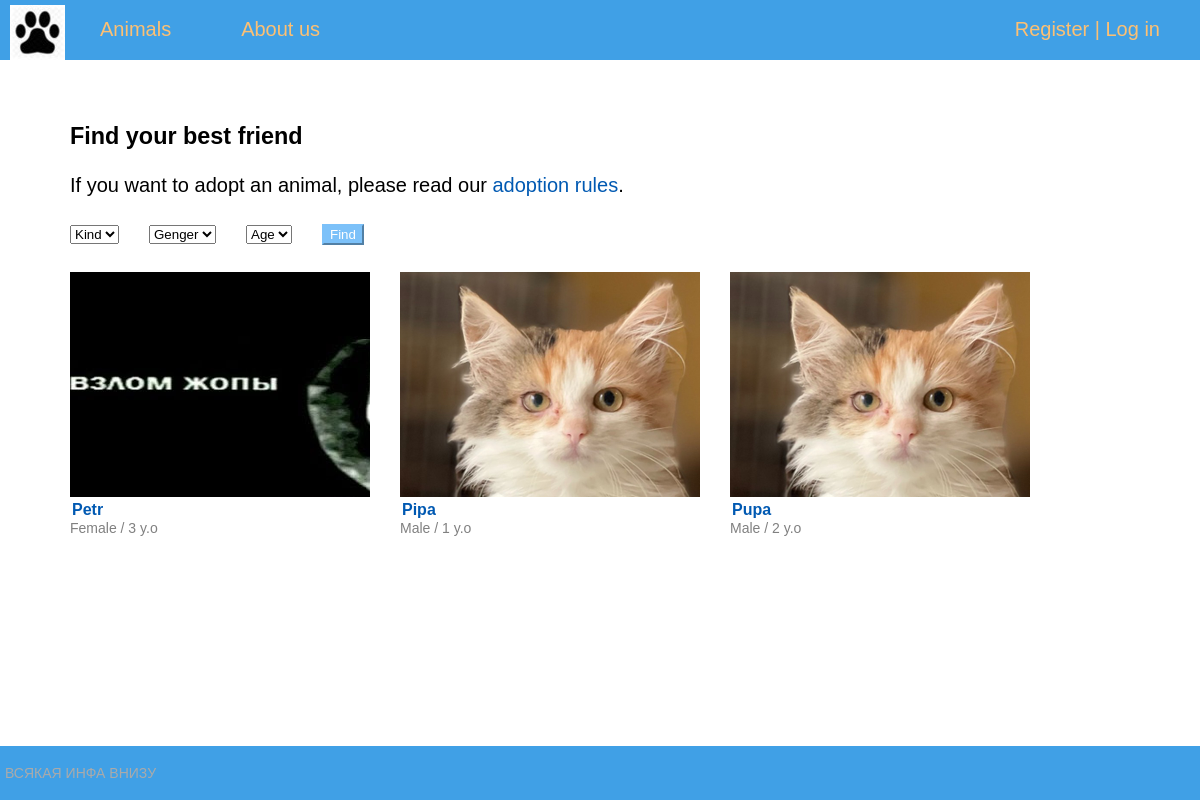
/animals/, run on the app's committed database.
### shelter/models.py (models this page shows, shortened)
class Animal(models.Model):
    name = models.CharField(max_length=30, default="")
    kind = models.CharField(max_length=15)
    breed = models.CharField(max_length=50)
    age = models.IntegerField(default="")
    color = models.CharField(max_length=50)
    gender = models.CharField(max_length=10)
    discription = models.TextField()
    photo = models.ImageField(upload_to='photos/%Y/%m/%d')
    added = models.DateTimeField(auto_now_add=True)
    edited = models.DateTimeField(auto_now=True)
    def get_absolute_url(self):
        return reverse('animal', kwargs={'animalid': self.pk})
    class Meta:
        ordering = ('-added',)

### shelter/views.py (the view, shortened to what this page needs)
# urls.py: path('animals/', AnimalList.as_view(), name='animals'),
class AnimalList(DataMixin, ListView):
    model = Animal
    template_name = 'shelter/animal.html'
    context_object_name = 'animal'
    def get(self, request, *args, **kwargs):
        f_kind = request.GET.get('kind', '')
        f_gender = request.GET.get('gender', '')
        f_age = request.GET.get('age', '')
        self.object_list = Animal.objects.all()
        if f_kind != '':
            if f_kind == 'cat':
                self.object_list = self.object_list.filter(kind='Cat')
            elif f_kind == 'dog':
                self.object_list = self.object_list.filter(kind='Dog')
        if f_gender != '':
            if f_gender == 'female':
                self.object_list = self.object_list.filter(gender='Female')
            elif f_gender == 'male':
                self.object_list = self.object_list.filter(gender='Male')
        context = self.get_context_data(object_list=self.object_list)
        return self.render_to_response(context)
    def get_context_data(self, *, object_list=None, **kwargs):
        context = super().get_context_data(**kwargs)
        context['title'] = "Animals"
        context['menu'] = menu
        return context

### shelter/templates/shelter/animal.html (shortened to what this page needs)
{% extends 'shelter/base.html' %}
{% block content %}
<div class="container">
    <div id="filters">
        <h3>Find your best friend</h3>
        <p>If you want to adopt an animal, please read our <a class="link-rules" href="">adoption rules</a>.</p>
        <form action="" method="get">
            <div class="row">
                <div class="animal_filters">
                    <select class="form-control" name="kind">
                        <option value="">Kind</option>
                    </select>
                </div>
                <div class="animal_filters">
                    <select class="form-control" name="gender">
                        <option value="">Genger</option>
                    </select>
                </div>
                <div class="animal_filters">
                    <select class="form-control" name="age">
                        <option value="">Age</option>
                    </select>
                </div>
                <div class="animal_filters">
                    <button type="submit" class="animal_btn">Find</button>
                </div>
            </div>
        </form>
    </div>
    <br>
    <div class="row">
    {% for a in animal %}
        <div class="animal-item">
            <a href="{{ a.get_absolute_url }}">
                <div class="animal-image-list">
                    <img src="{{ a.photo.url }}" alt="">
                </div>
                <div class="animal-description-">
                    <div class="animal-name-list ">
                        {{ a.name }}
                    </div>
                    <div class="animal-info-list">
                        {{ a.gender }} / {{ a.age }} y.o
                    </div>
                </div>
            </a>
        </div>
    {% endfor %}
    </div>
</div>
{% endblock content %}

### shelter/static/shelter/css/styles.css (style rules this page uses)
html, body { font-family: 'Arial'; margin: 0; padding: 0; height: 100%; width: 100%; color: #444; }
a { color: #0059b2; text-decoration: none; }
img { max-width: 600px; height: auto; }
.container { width: 100%; padding-right: 15px; padding-left: 15px; margin-right: auto; margin-left: auto; }
div.animal_filters { margin: 0; padding: 4px; display: inline; padding-right: 15px; padding-left: 15px; }
.animal_btn { color: #ffffff; background-color: #7cc1f9; border-color: #7cc1f9; }
.row { display: -ms-flexbox; display: flex; -ms-flex-wrap: wrap; flex-wrap: wrap; margin-right: -15px; margin-left: -15px; }
.animal-item { margin: 0 0 40px; -webkit-transition: all 200ms; transition: all 200ms; padding-right: 15px; padding-left: 15px; }
.animal-image-list { background: transparent; max-width: 300px; height: 225px; overflow: hidden; }
.animal-name-list { font-size: 16px; font-weight: bold; display: inline-block; padding-left: 2px; }
.animal-info-list { font-size: 14px; color: #808080; }

### data on the page
Animal: photo (picture), name "Petr", gender "Female", age "3"
Animal: photo (picture), name "Pipa", gender "Male", age "1"
Animal: photo (picture), name "Pupa", gender "Male", age "2"

### other printed values
{{ m.title }} "Animals" "About us"
